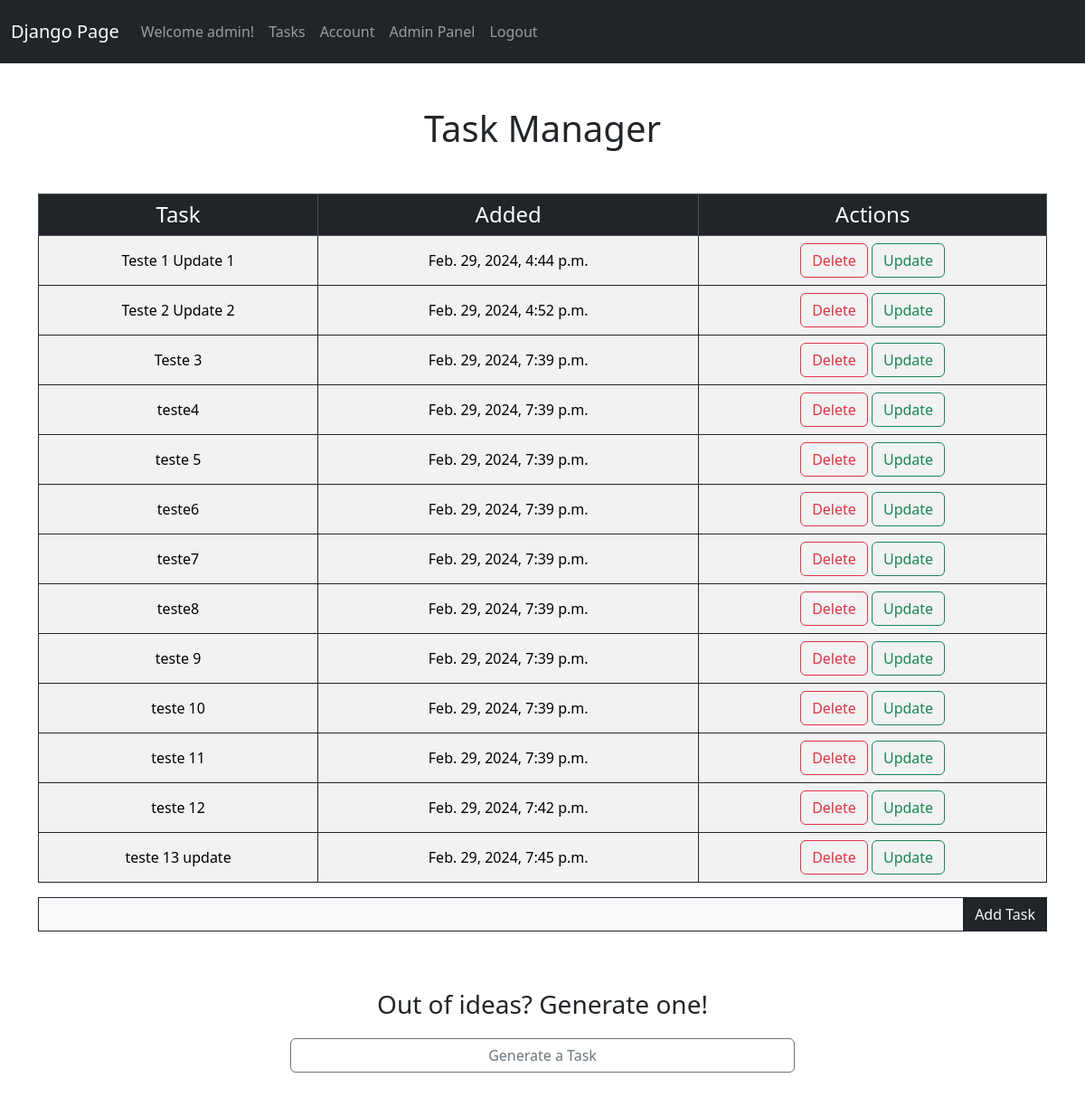
Before: /tasks/ (signed in) with the older database file.
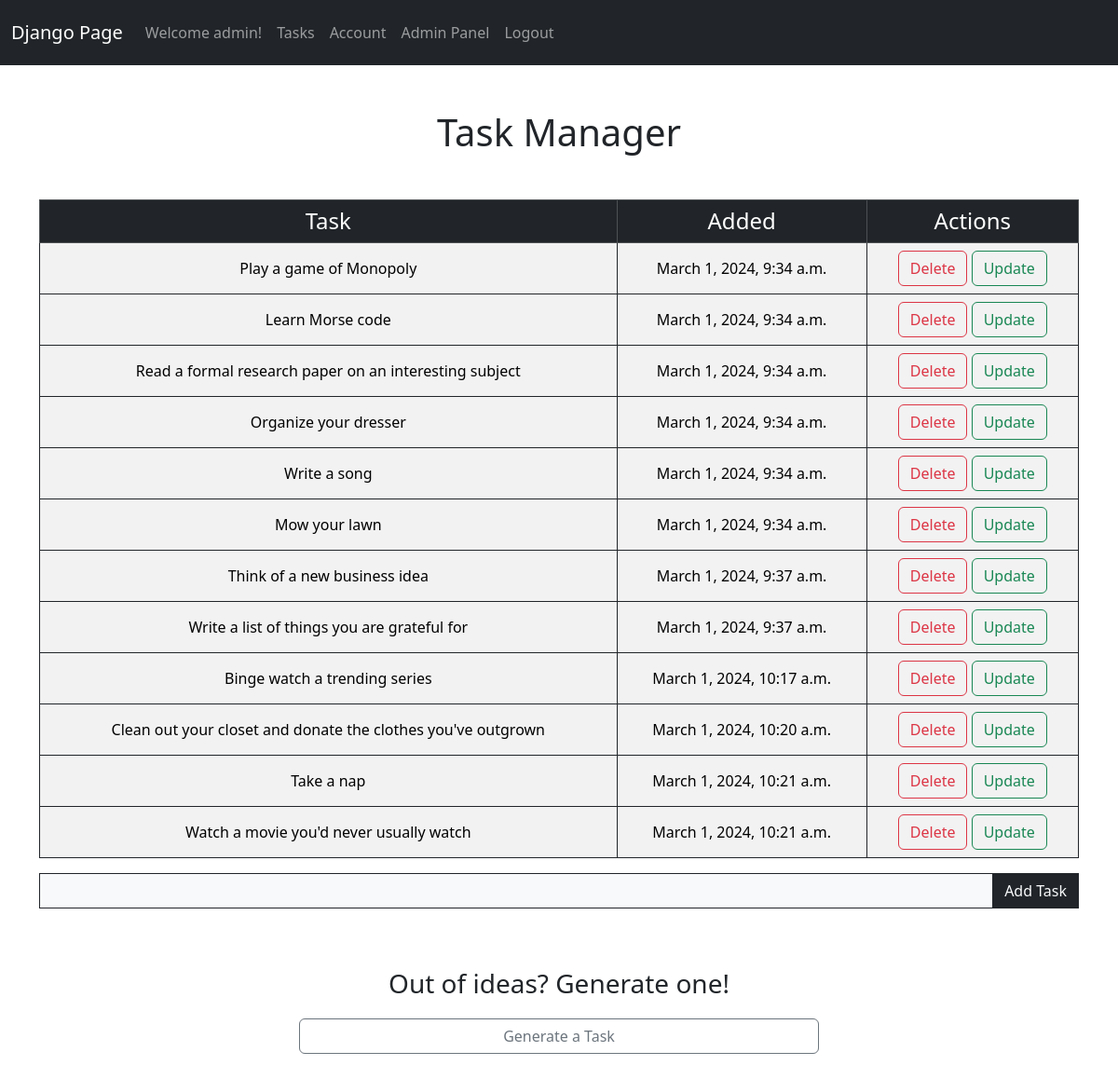
After: the same page with the newer database file.
### website/models.py (models this page shows)
class Task(models.Model):
    content = models.TextField(max_length=100)
    date_created = models.DateTimeField(default=now)
    user = models.ForeignKey(User, on_delete=models.CASCADE)

### website/views.py (the view)
# urls.py: path('tasks/', views.tasks, name='tasks'),
@login_required
def tasks(request):
    if request.method == 'POST':
        content = request.POST['content']
        user_id = request.user.id
        task = Task(content=content, user_id=user_id)
        task.save()
        return redirect('tasks')
    else:
        tasks = Task.objects.filter(user_id=request.user.id)
        return render(request, 'tasks.html', {'tasks': tasks})

### website/templates/tasks.html (shortened to what this page needs)
{% extends 'base.html' %}
{% block content %}
<div class="col-md-12">
    <h1 class="mb-5 mt-5 text-center text-dark">Task Manager</h1>
    {% if tasks|length < 1 %} <h1 class="text-center h3 mb-5">No tasks available. Create one below!</p>
        {% else %}
        <table class="table table-striped table-bordered table-hover ">
            <thead class="text-center table-dark">
                <tr>
                    <th class="h4" scope="col ">Task</th>
                    <th class="h4" scope="col">Added</th>
                    <th class="h4" scope="col">Actions</th>
                </tr>
            </thead>
            {% for task in tasks %}
            <tbody class="border-dark">
                <tr>
                    <td class="border-dark text-center align-middle">{{ task.content }}</td>
                    <td class="border-dark text-center align-middle">{{ task.date_created }}</td>
                    <td class="border-dark text-center">
                        <a class="btn btn-outline-danger" href="{% url 'delete_task' task.id %}">Delete</a>
                        <a class="btn btn-outline-success" href="{% url 'update_task' task.id %}">Update</a>
                    </td>
                </tr>
            </tbody>
            {% endfor %}
        </table>
        {% endif %}
        <form method="POST">
            <div class="input-group mb-3">
                <input class="form-control border-dark bg-light rounded-0 mb-5" type="text" name="content">
                <div class="input-group-append">
                    <input class="btn bg-dark text-light ml-1 rounded-0" type="submit" value="Add Task">
                </div>
            </div>
        </form>
        <div class="generate-container">
            <h1 class="text-center h3">Out of ideas? Generate one!</p>
                <a id="generate-button" class="btn btn-outline-secondary col-md-6"
                    href="{% url 'generate_task' %}">Generate a Task</a>
        </div>
</div>
{% endblock %}

Changed rows visible on the page:
removed Task: content "Teste 1 Update 1", date_created "Feb. 29, 2024, 4:44 p.m."
removed Task: content "Teste 2 Update 2", date_created "Feb. 29, 2024, 4:52 p.m."
removed Task: content "Teste 3", date_created "Feb. 29, 2024, 7:39 p.m."
removed Task: content "teste4", date_created "Feb. 29, 2024, 7:39 p.m."
removed Task: content "teste 5", date_created "Feb. 29, 2024, 7:39 p.m."
removed Task: content "teste6", date_created "Feb. 29, 2024, 7:39 p.m."
removed Task: content "teste7", date_created "Feb. 29, 2024, 7:39 p.m."
removed Task: content "teste8", date_created "Feb. 29, 2024, 7:39 p.m."
removed Task: content "teste 9", date_created "Feb. 29, 2024, 7:39 p.m."
removed Task: content "teste 10", date_created "Feb. 29, 2024, 7:39 p.m."
removed Task: content "teste 11", date_created "Feb. 29, 2024, 7:39 p.m."
removed Task: content "teste 12", date_created "Feb. 29, 2024, 7:42 p.m."
removed Task: content "teste 13 update", date_created "Feb. 29, 2024, 7:45 p.m."
added Task: content "Play a game of Monopoly", date_created "March 1, 2024, 9:34 a.m."
added Task: content "Learn Morse code", date_created "March 1, 2024, 9:34 a.m."
added Task: content "Read a formal research paper on an interesting subject", date_created "March 1, 2024, 9:34 a.m."
added Task: content "Organize your dresser", date_created "March 1, 2024, 9:34 a.m."
added Task: content "Write a song", date_created "March 1, 2024, 9:34 a.m."
added Task: content "Mow your lawn", date_created "March 1, 2024, 9:34 a.m."
added Task: content "Think of a new business idea", date_created "March 1, 2024, 9:37 a.m."
added Task: content "Write a list of things you are grateful for", date_created "March 1, 2024, 9:37 a.m."
added Task: content "Binge watch a trending series", date_created "March 1, 2024, 10:17 a.m."
added Task: content "Clean out your closet and donate the clothes you've outgrown", date_created "March 1, 2024, 10:20 a.m."
added Task: content "Take a nap", date_created "March 1, 2024, 10:21 a.m."
added Task: content "Watch a movie you'd never usually watch", date_created "March 1, 2024, 10:21 a.m."
